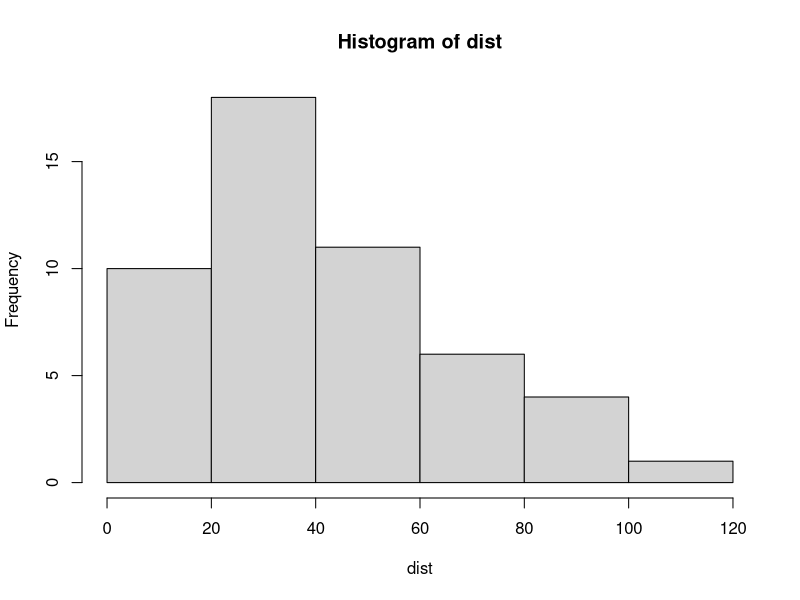
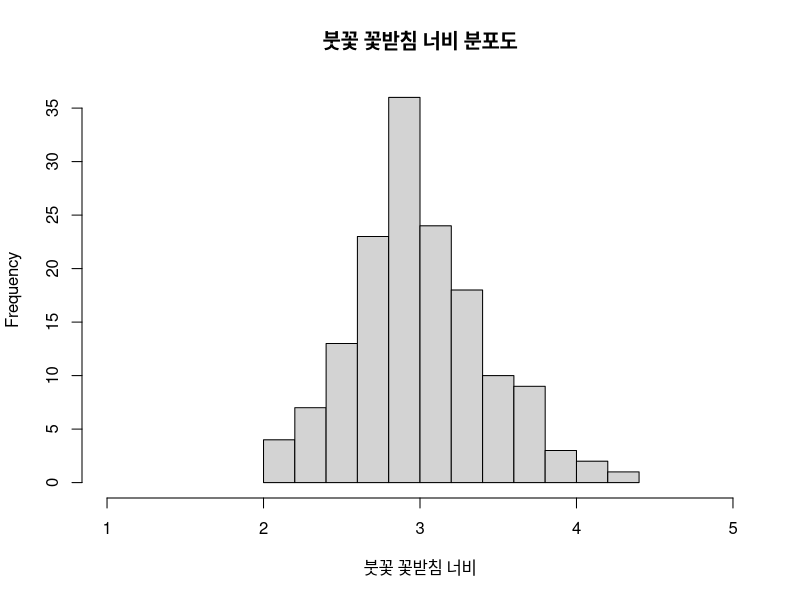

The R script that drew these images, in order:
#날짜 : 2021/01/20
#이름 : 김은표
#내용 : Ch05.데이터 시각화 - 히스토그램 교재 p150

#히스토그램 기본
cars
dist <- cars[,2]
dist

hist(dist)

#붓꽃 분포 확인
hist(iris$Sepal.Width, 
     xlim = c(1.0, 5.0),
     xlab = '붓꽃 꽃받침 너비',
     main = '붓꽃 꽃받침 너비 분포도')


#교재 p150 실습 - iris 데이터셋 가져오기
#교재 p150 실습 - iris 데이터셋의 꽃받침 길이(Sepal.Length)로 히스토그램 시각화하기

#교재 p151 실습 - iris 데이터셋의 꽃받침 너비(Sepal.Width)로 히스토그램 시각화하기

#교재 p152 실습 - 히스토그램에서 빈도와 밀도 표현하기
#교재 p152 실습 - 정규분포 추정 곡선 나타내기